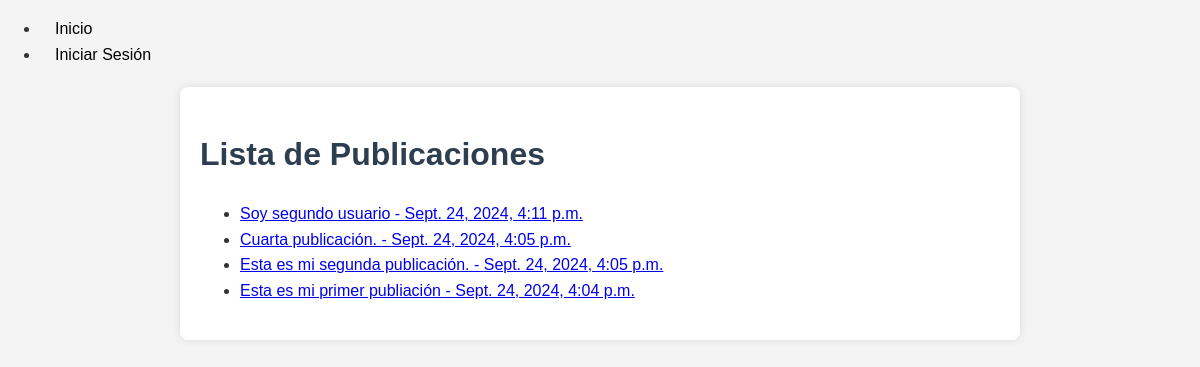
The app's page /posts/, older data.
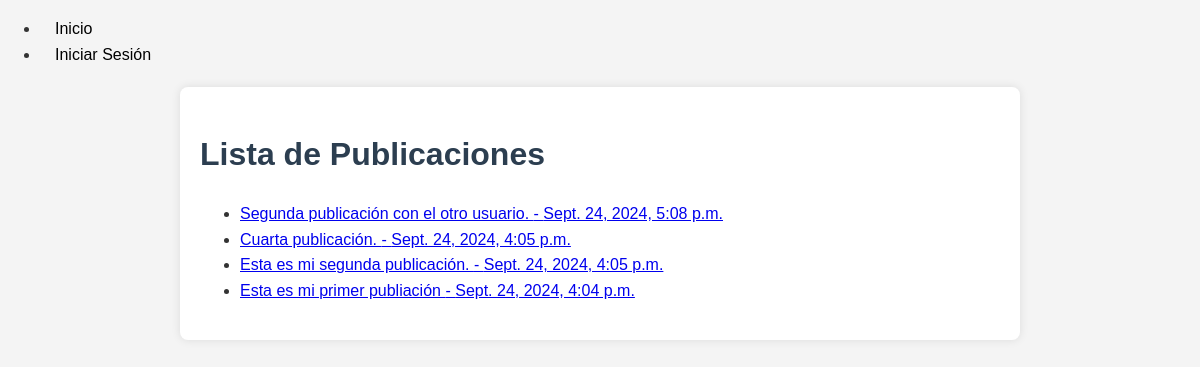
The same page, newer data.
### post/models.py (models this page shows, shortened)
class Post(models.Model):
    title = models.CharField(max_length=200)
    content = models.TextField()
    pub_date = models.DateTimeField(auto_now_add=True)
    author = models.ForeignKey(User, on_delete=models.CASCADE)

### post/views.py (the view)
# urls.py: path('', views.post_list, name='post_list'),  # Listar publicaciones
def post_list(request):
    posts = Post.objects.all().order_by('-pub_date')  # Ordenar por fecha de publicación descendente
    return render(request, 'post_list.html', {'posts': posts})

### post/templates/post_list.html (shortened to what this page needs)
{% extends 'base.html' %}
{% block content %}
    <h1>Lista de Publicaciones</h1>
    <ul>
        {% for post in posts %}
            <li>
                <a href="{% url 'post_detail' post.id %}">
                    {{ post.title }} - {{ post.pub_date }}
                </a>
            </li>
        {% empty %}
            <li>No hay publicaciones todavía.</li>
        {% endfor %}
    </ul>
{% endblock %}

Row changes from the older to the newer data that the page shows:
removed Post: title "Soy segundo usuario", pub_date "Sept. 24, 2024, 4:11 p.m."
added Post: title "Segunda publicación con el otro usuario.", pub_date "Sept. 24, 2024, 5:08 p.m."
